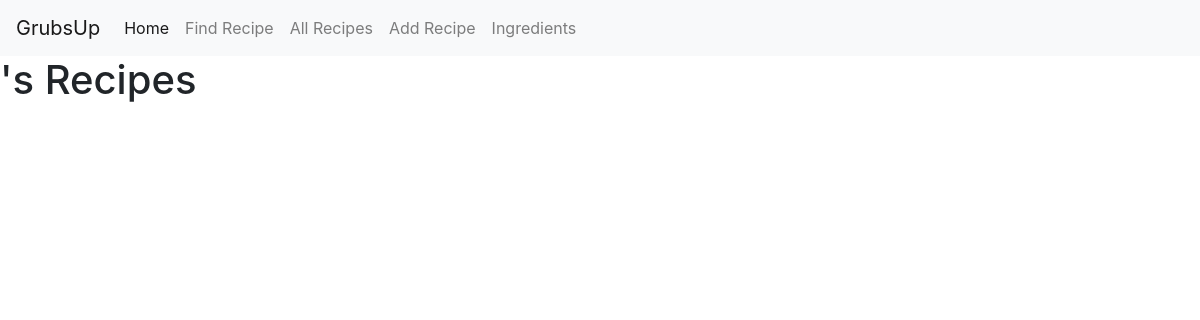
The page /recipes/my_recipes/2/ on the database as committed earlier.
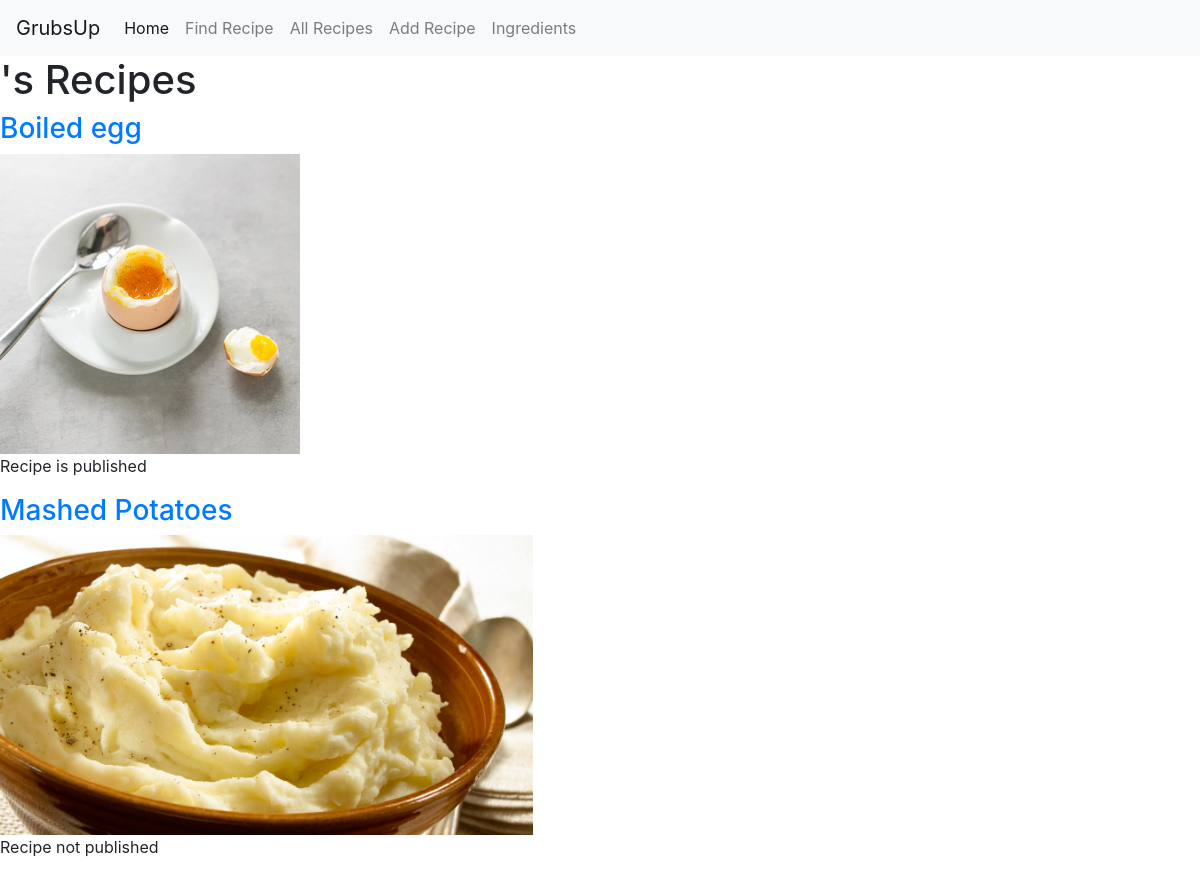
The same page on the database as committed later.
### recipes/models.py (models this page shows, shortened)
class Recipe(models.Model):
    EASY = 'easy'
    INTERMEDIATE = 'intermediate'
    HARD = 'hard'
    DIFFS = [
        (EASY, 'Easy'),
        (INTERMEDIATE, 'Intermediate'),
        (HARD, 'Hard'),
    ]
    name = models.CharField(max_length=100, blank=False)
    image = models.ImageField(upload_to='recipes', blank=False)
    description = models.TextField(max_length=250, blank=True)
    cooking_hours = models.PositiveIntegerField(blank=True)
    cooking_minutes = models.PositiveIntegerField(range(0,59), blank=True)
    difficulty = models.CharField(max_length=50, choices=DIFFS)
    published = models.BooleanField(editable=False, default=False)
    creator = models.ForeignKey(
        CustomUser,
        on_delete=models.CASCADE,
        default=1,
        )

### recipes/views.py (the view)
# urls.py: path('my_recipes/<int:user_id>/', views.show_my_recipes, name='my_recipes'),
def show_my_recipes(request, user_id):
    my_recipes = models.Recipe.objects.filter(creator=user_id)
    return render(request, 'my_recipes.html', {'my_recipes': my_recipes})

### pages/templates/my_recipes.html
{% extends 'base.html' %}
{% block content %}
<h1>{{user.username}}'s Recipes</h1>
{% if my_recipes %}
    {% for mr in my_recipes %}
    <h3><a href="{% url 'recipes:single_recipe' mr.id %}">{{mr.name}}</a></h3>
    <img src="{{mr.image.url}}" style="max-height:300px">
        {% if mr.published %}
        <p>Recipe is published</p>
        {% else %}
        <p>Recipe not published</p>
        {% endif %}
    {% endfor %}
{% endif %}
{% endblock %}

### pages/templates/base.html (shortened to what this page needs)
<!DOCTYPE html>
<html lang="en">
<head>
    <link rel="stylesheet" href="https://stackpath.bootstrapcdn.com/bootstrap/4.3.1/css/bootstrap.min.css">
</head>
<body>
    <nav class="navbar navbar-expand-lg navbar-light bg-light">
        <a class="navbar-brand" href="{% url 'landing' %}">GrubsUp</a>
        <div class="collapse navbar-collapse" id="navbarNavAltMarkup">
          <div class="navbar-nav">
            <a class="nav-item nav-link active" href="{% url 'homepage' %}">Home <span class="sr-only">(current)</span></a>
            <a class="nav-item nav-link" href="#">Find Recipe</a>
            <a class="nav-item nav-link" href="{% url 'recipes:all_recipes' %}">All Recipes</a>
            <a class="nav-item nav-link" href="{% url 'recipes:add_recipe' %}">Add Recipe</a>
            <a class="nav-item nav-link" href="{% url 'recipes:all_ingredients' %}">Ingredients</a>
          </div>
        </div>
      </nav>
    {% block content %}
    {% endblock content %}
</body>
</html>

Rows that differ between the two databases and show on the page:
added Recipe: name "Boiled egg", image (picture), published "Recipe is published"
added Recipe: name "Mashed Potatoes", image (picture), published "Recipe not published"
